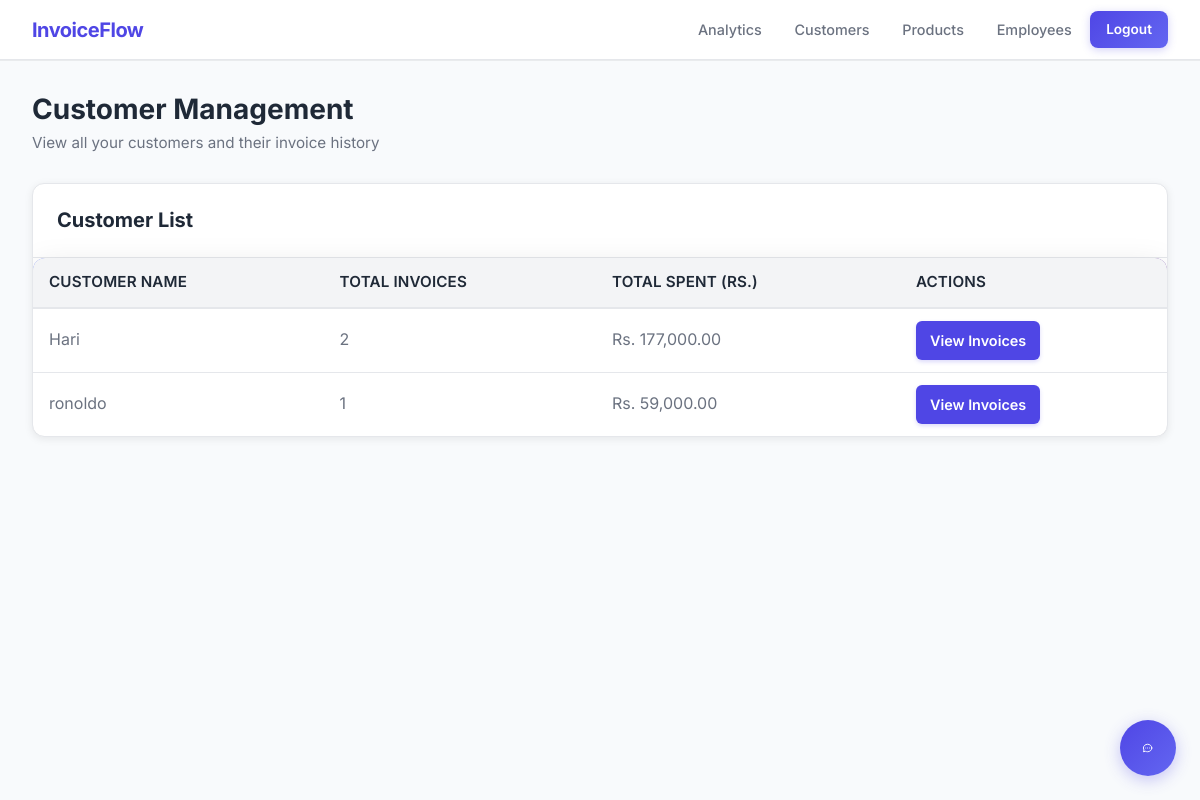
Page /admin/customers (signed in) on the committed database.
### tables this page shows
CREATE TABLE invoices (
            id INTEGER PRIMARY KEY AUTOINCREMENT,
            customer_id INTEGER,
            product_id INTEGER,
            customer TEXT NOT NULL,
            product TEXT NOT NULL,
            quantity INTEGER NOT NULL,
            price REAL NOT NULL,
            total REAL NOT NULL,
            date TEXT NOT NULL,
            created_by TEXT, customer_email TEXT DEFAULT "", customer_address TEXT DEFAULT "", gst_rate REAL DEFAULT 0.18, gst_amount REAL DEFAULT 0, last_updated TEXT DEFAULT '',
            FOREIGN KEY (customer_id) REFERENCES users (id),
            FOREIGN KEY (product_id) REFERENCES products (id)
        );

### admin_routes.py (the view)
@admin_bp.route('/admin/customers')
@app.require_role('admin')
def admin_customers():
    conn = app.get_db_connection()
    customers = conn.execute('''
        SELECT customer, COUNT(*) as invoice_count, SUM(total) as total_spent
        FROM invoices
        GROUP BY customer
        ORDER BY total_spent DESC
    ''').fetchall()
    conn.close()
    return render_template('admin/customers.html', customers=customers)

### app.py (called while the page is built, shortened)
def get_db_connection():
    connection = sqlite3.connect(DATABASE)
    connection.row_factory = sqlite3.Row
    return connection

def require_role(*roles):
    def decorator(f):
        @wraps(f)
        def decorated_function(*args, **kwargs):
            user_role = session.get('role')
            return f(*args, **kwargs)
        return decorated_function
    return decorator

### templates/admin/customers.html
{% extends "base.html" %}
{% block content %}
<div class="dashboard-header">
    <h1>Customer Management</h1>
    <p>View all your customers and their invoice history</p>
</div>
<div class="table-container">
    <div class="table-header">
        <h2>Customer List</h2>
    </div>
    {% if customers %}
    <table class="table">
        <thead>
            <tr>
                <th>CUSTOMER NAME</th>
                <th>TOTAL INVOICES</th>
                <th>TOTAL SPENT (RS.)</th>
                <th>ACTIONS</th>
            </tr>
        </thead>
        <tbody>
            {% for customer in customers %}
            <tr>
                <td>{{ customer.customer }}</td>
                <td>{{ customer.invoice_count }}</td>
                <td>Rs. {{ "{:,.2f}".format(customer.total_spent) }}</td>
                <td>
                    <a href="{{ url_for('admin_customer_invoices', customer=customer.customer) }}"
                       class="btn btn-primary btn-sm">
                        View Invoices
                    </a>
                </td>
            </tr>
            {% endfor %}
        </tbody>
    </table>
    {% else %}
    <div style="padding: 2rem; text-align: center; color: var(--text-secondary);">
        <p>No customers found yet. Create an invoice to add customers.</p>
    </div>
    {% endif %}
</div>
{% endblock %}

### static/style.css (style rules this page uses)
:root { --bg-primary: #f8fafc; --bg-secondary: #ffffff; --primary-color: #4f46e5; --primary-hover: #4338ca; --secondary-color: #6366f1; --text-primary: #1f2937; --text-secondary: #6b7280; --text-light: #9ca3af; --border-color: #e5e7eb; --border-light: #f3f4f6; --success-color: #10b981; --danger-color: #ef4444; --warning-color: #f59e0b; --card-shadow: 0 2px 8px rgba(0,0,0,0.08); --card-shadow-hover: 0 4px 16px rgba(0, 0, 0, 0.12); --radius: 10px; }
* { box-sizing: border-box; margin: 0; padding: 0; }
html { scroll-behavior: smooth; }
body { font-family: 'Inter', -apple-system, BlinkMacSystemFont, 'Segoe UI', sans-serif; background-color: var(--bg-primary); color: var(--text-primary); min-height: 100vh; line-height: 1.6; -webkit-font-smoothing: antialiased; }
.dashboard-header { margin-bottom: 1.75rem; }
.dashboard-header h1 { font-size: 1.75rem; font-weight: 700; color: var(--text-primary); margin-bottom: 0.25rem; }
.dashboard-header p { color: var(--text-secondary); font-size: 0.95rem; }
.table-container { background: var(--bg-secondary); border-radius: 12px; border: 1px solid var(--border-color); overflow: hidden; box-shadow: var(--card-shadow); margin-bottom: 2rem; }
.table-header { padding: 1.5rem; border-bottom: 1px solid var(--border-color); display: flex; justify-content: space-between; align-items: center; }
.table-header h2 { margin: 0; font-size: 1.25rem; color: var(--text-primary); }
table { width: 100%; border-collapse: collapse; text-align: left; }
thead { background-color: var(--bg-primary); border-bottom: 2px solid var(--border-color); }
th { padding: 1rem 1.5rem; font-weight: 600; color: var(--text-primary); font-size: 0.9rem; text-transform: uppercase; letter-spacing: 0.5px; }
td { padding: 1rem 1.5rem; border-bottom: 1px solid var(--border-light); color: var(--text-secondary); }
tbody tr { transition: background-color 0.2s ease; }
tbody tr:last-child td { border-bottom: none; }
.table-header { align-items: center; }
table { width: 100%; border-collapse: collapse; min-width: 720px; border-radius: 12px; overflow: hidden; box-shadow: 0 8px 32px rgba(0, 0, 0, 0.1); }
thead { background: linear-gradient(135deg, #667eea 0%, #764ba2 100%); color: white; }
th, td { padding: 16px 14px; text-align: left; border-bottom: 1px solid rgba(255, 255, 255, 0.1); color: #334155; }
th { font-size: 0.95rem; letter-spacing: 0.01em; font-weight: 600; }
tbody tr:nth-child(even) { background: rgba(255, 255, 255, 0.05); }
tbody tr:nth-child(odd) { background: rgba(255, 255, 255, 0.02); }
h1, h2, h3, h4 { font-family: 'Inter', -apple-system, sans-serif; font-weight: 700; line-height: 1.25; color: var(--text-primary); }
h2 { font-size: 1.5rem; margin-bottom: 1rem; }
* { font-family: 'Inter', -apple-system, BlinkMacSystemFont, 'Segoe UI', sans-serif; }
h1, h2 { margin-bottom: 10px; font-weight: 700; color: var(--text-primary); }
table { width: 100%; border-collapse: collapse; }
th { text-align: left; padding: 12px 16px; background: #f3f4f6; font-weight: 600; color: var(--text-primary); border-bottom: 1px solid var(--border-color); }
td { padding: 12px 16px; border-bottom: 1px solid #e5e7eb; color: var(--text-secondary); }
.btn { padding: 8px 14px; border-radius: 6px; border: none; cursor: pointer; font-size: 0.9rem; font-weight: 600; display: inline-flex; align-items: center; justify-content: center; gap: 6px; transition: all 0.18s ease; text-decoration: none; }
.btn-primary { background: #4f46e5; color: white !important; box-shadow: 0 2px 4px rgba(79, 70, 229, 0.2); }

### rows in the picture
invoices: customer "ronoldo", invoice_count "1", total_spent "59,000.00"

### other values in the picture
{{ customer.customer }} "Hari"
{{ customer.invoice_count }} "2"
{{ "{:,.2f}".format(customer.total_spent) }} "177,000.00"
